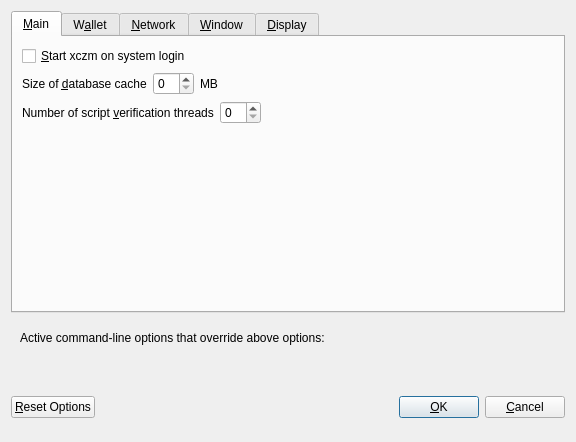
<?xml version="1.0" encoding="UTF-8"?>
<ui version="4.0">
 <class>OptionsDialog</class>
 <widget class="QDialog" name="OptionsDialog">
  <property name="geometry">
   <rect>
    <x>0</x>
    <y>0</y>
    <width>576</width>
    <height>442</height>
   </rect>
  </property>
  <property name="windowTitle">
   <string>Options</string>
  </property>
  <property name="modal">
   <bool>true</bool>
  </property>
  <layout class="QVBoxLayout" name="verticalLayout">
   <item>
    <widget class="QTabWidget" name="tabWidget">
     <property name="currentIndex">
      <number>0</number>
     </property>
     <widget class="QWidget" name="tabMain">
      <attribute name="title">
       <string>&amp;Main</string>
      </attribute>
      <layout class="QVBoxLayout" name="verticalLayout_Main">
       <item>
        <widget class="QCheckBox" name="bitcoinAtStartup">
         <property name="toolTip">
          <string>Automatically start xczm after logging in to the system.</string>
         </property>
         <property name="text">
          <string>&amp;Start xczm on system login</string>
         </property>
        </widget>
       </item>
       <item>
        <layout class="QHBoxLayout" name="horizontalLayout_2_Main">
         <item>
          <widget class="QLabel" name="databaseCacheLabel">
           <property name="text">
            <string>Size of &amp;database cache</string>
           </property>
           <property name="textFormat">
            <enum>Qt::PlainText</enum>
           </property>
           <property name="buddy">
            <cstring>databaseCache</cstring>
           </property>
          </widget>
         </item>
         <item>
          <widget class="QSpinBox" name="databaseCache"/>
         </item>
         <item>
          <widget class="QLabel" name="databaseCacheUnitLabel">
           <property name="text">
            <string>MB</string>
           </property>
           <property name="textFormat">
            <enum>Qt::PlainText</enum>
           </property>
          </widget>
         </item>
         <item>
          <spacer name="horizontalSpacer_2_Main">
           <property name="orientation">
            <enum>Qt::Horizontal</enum>
           </property>
           <property name="sizeHint" stdset="0">
            <size>
             <width>40</width>
             <height>20</height>
            </size>
           </property>
          </spacer>
         </item>
        </layout>
       </item>
       <item>
        <layout class="QHBoxLayout" name="horizontalLayout_3_Main">
         <item>
          <widget class="QLabel" name="threadsScriptVerifLabel">
           <property name="text">
            <string>Number of script &amp;verification threads</string>
           </property>
           <property name="textFormat">
            <enum>Qt::PlainText</enum>
           </property>
           <property name="buddy">
            <cstring>threadsScriptVerif</cstring>
           </property>
          </widget>
         </item>
         <item>
          <widget class="QSpinBox" name="threadsScriptVerif">
           <property name="toolTip">
            <string>(0 = auto, &lt;0 = leave that many cores free)</string>
           </property>
          </widget>
         </item>
         <item>
          <spacer name="horizontalSpacer_3_Main">
           <property name="orientation">
            <enum>Qt::Horizontal</enum>
           </property>
           <property name="sizeHint" stdset="0">
            <size>
             <width>40</width>
             <height>20</height>
            </size>
           </property>
          </spacer>
         </item>
        </layout>
       </item>
       <item>
        <spacer name="verticalSpacer_2">
         <property name="orientation">
          <enum>Qt::Vertical</enum>
         </property>
         <property name="sizeHint" stdset="0">
          <size>
           <width>20</width>
           <height>40</height>
          </size>
         </property>
        </spacer>
       </item>
      </layout>
     </widget>
     <widget class="QWidget" name="tabWallet">
      <attribute name="title">
       <string>W&amp;allet</string>
      </attribute>
      <layout class="QVBoxLayout" name="verticalLayout_Wallet">
       <item>
        <layout class="QHBoxLayout" name="horizontalLayout_2_Wallet">
         <item>
          <widget class="QLabel" name="labelStakeSplitThresholdText">
           <property name="text">
            <string>Stake split threshold:</string>
           </property>
          </widget>
         </item>
         <item>
          <widget class="QSpinBox" name="spinBoxStakeSplitThreshold">
           <property name="minimum">
            <number>1</number>
           </property>
           <property name="maximum">
            <number>999999</number>
           </property>
          </widget>
         </item>
        </layout>
       </item>
       <item>
        <widget class="QGroupBox" name="groupBox">
         <property name="title">
          <string>Expert</string>
         </property>
         <layout class="QVBoxLayout" name="verticalLayout_2">
          <item>
           <widget class="QCheckBox" name="coinControlFeatures">
            <property name="toolTip">
             <string>Whether to show coin control features or not.</string>
            </property>
            <property name="text">
             <string>Enable coin &amp;control features</string>
            </property>
           </widget>
          </item>
          <item>
           <widget class="QCheckBox" name="showMasternodesTab">
            <property name="toolTip">
             <string>Show additional tab listing all your masternodes in first sub-tab&lt;br/&gt;and all masternodes on the network in second sub-tab.</string>
            </property>
            <property name="text">
             <string>Show Masternodes Tab</string>
            </property>
           </widget>
          </item>
          <item>
           <widget class="QCheckBox" name="spendZeroConfChange">
            <property name="toolTip">
             <string>If you disable the spending of unconfirmed change, the change from a transaction&lt;br/&gt;cannot be used until that transaction has at least one confirmation.&lt;br/&gt;This also affects how your balance is computed.</string>
            </property>
            <property name="text">
             <string>&amp;Spend unconfirmed change</string>
            </property>
           </widget>
          </item>
         </layout>
        </widget>
       </item>
       <item>
        <spacer name="verticalSpacer_Wallet">
         <property name="orientation">
          <enum>Qt::Vertical</enum>
         </property>
         <property name="sizeHint" stdset="0">
          <size>
           <width>20</width>
           <height>40</height>
          </size>
         </property>
        </spacer>
       </item>
      </layout>
     </widget>
     <widget class="QWidget" name="tabNetwork">
      <attribute name="title">
       <string>&amp;Network</string>
      </attribute>
      <layout class="QVBoxLayout" name="verticalLayout_Network">
       <item>
        <widget class="QCheckBox" name="mapPortUpnp">
         <property name="toolTip">
          <string>Automatically open the xczm client port on the router. This only works when your router supports UPnP and it is enabled.</string>
         </property>
         <property name="text">
          <string>Map port using &amp;UPnP</string>
         </property>
        </widget>
       </item>
       <item>
        <widget class="QCheckBox" name="allowIncoming">
         <property name="toolTip">
          <string>Accept connections from outside</string>
         </property>
         <property name="text">
          <string>Allow incoming connections</string>
         </property>
        </widget>
       </item>
       <item>
        <widget class="QCheckBox" name="connectSocks">
         <property name="toolTip">
          <string>Connect to the xczm network through a SOCKS5 proxy.</string>
         </property>
         <property name="text">
          <string>&amp;Connect through SOCKS5 proxy (default proxy):</string>
         </property>
        </widget>
       </item>
       <item>
        <layout class="QHBoxLayout" name="horizontalLayout_1_Network">
         <item>
          <widget class="QLabel" name="proxyIpLabel">
           <property name="text">
            <string>Proxy &amp;IP:</string>
           </property>
           <property name="textFormat">
            <enum>Qt::PlainText</enum>
           </property>
           <property name="buddy">
            <cstring>proxyIp</cstring>
           </property>
          </widget>
         </item>
         <item>
          <widget class="QValidatedLineEdit" name="proxyIp">
           <property name="minimumSize">
            <size>
             <width>140</width>
             <height>0</height>
            </size>
           </property>
           <property name="maximumSize">
            <size>
             <width>140</width>
             <height>16777215</height>
            </size>
           </property>
           <property name="toolTip">
            <string>IP address of the proxy (e.g. IPv4: 127.0.0.1 / IPv6: ::1)</string>
           </property>
          </widget>
         </item>
         <item>
          <widget class="QLabel" name="proxyPortLabel">
           <property name="text">
            <string>&amp;Port:</string>
           </property>
           <property name="textFormat">
            <enum>Qt::PlainText</enum>
           </property>
           <property name="buddy">
            <cstring>proxyPort</cstring>
           </property>
          </widget>
         </item>
         <item>
          <widget class="QLineEdit" name="proxyPort">
           <property name="minimumSize">
            <size>
             <width>55</width>
             <height>0</height>
            </size>
           </property>
           <property name="maximumSize">
            <size>
             <width>55</width>
             <height>16777215</height>
            </size>
           </property>
           <property name="toolTip">
            <string>Port of the proxy (e.g. 9050)</string>
           </property>
          </widget>
         </item>
         <item>
          <spacer name="horizontalSpacer_1_Network">
           <property name="orientation">
            <enum>Qt::Horizontal</enum>
           </property>
           <property name="sizeHint" stdset="0">
            <size>
             <width>40</width>
             <height>20</height>
            </size>
           </property>
          </spacer>
         </item>
        </layout>
       </item>
       <item>
        <spacer name="verticalSpacer_Network">
         <property name="orientation">
          <enum>Qt::Vertical</enum>
         </property>
         <property name="sizeHint" stdset="0">
          <size>
           <width>20</width>
           <height>40</height>
          </size>
         </property>
        </spacer>
       </item>
      </layout>
     </widget>
     <widget class="QWidget" name="tabWindow">
      <attribute name="title">
       <string>&amp;Window</string>
      </attribute>
      <layout class="QVBoxLayout" name="verticalLayout_Window">
       <item>
        <widget class="QCheckBox" name="minimizeToTray">
         <property name="toolTip">
          <string>Show only a tray icon after minimizing the window.</string>
         </property>
         <property name="text">
          <string>&amp;Minimize to the tray instead of the taskbar</string>
         </property>
        </widget>
       </item>
       <item>
        <widget class="QCheckBox" name="minimizeOnClose">
         <property name="toolTip">
          <string>Minimize instead of exit the application when the window is closed. When this option is enabled, the application will be closed only after selecting Quit in the menu.</string>
         </property>
         <property name="text">
          <string>M&amp;inimize on close</string>
         </property>
        </widget>
       </item>
       <item>
        <spacer name="verticalSpacer_Window">
         <property name="orientation">
          <enum>Qt::Vertical</enum>
         </property>
         <property name="sizeHint" stdset="0">
          <size>
           <width>20</width>
           <height>40</height>
          </size>
         </property>
        </spacer>
       </item>
      </layout>
     </widget>
     <widget class="QWidget" name="tabDisplay">
      <attribute name="title">
       <string>&amp;Display</string>
      </attribute>
      <layout class="QVBoxLayout" name="verticalLayout_Display">
       <item>
        <layout class="QHBoxLayout" name="horizontalLayout_1_Display">
         <item>
          <widget class="QLabel" name="langLabel">
           <property name="text">
            <string>User Interface &amp;language:</string>
           </property>
           <property name="textFormat">
            <enum>Qt::PlainText</enum>
           </property>
           <property name="buddy">
            <cstring>lang</cstring>
           </property>
          </widget>
         </item>
         <item>
          <widget class="QValueComboBox" name="lang">
           <property name="toolTip">
            <string>The user interface language can be set here. This setting will take effect after restarting xczm.</string>
           </property>
          </widget>
         </item>
        </layout>
       </item>
       <item>
        <widget class="QLabel" name="label_3">
         <property name="toolTip">
          <string notr="true"/>
         </property>
         <property name="statusTip">
          <string notr="true"/>
         </property>
         <property name="whatsThis">
          <string notr="true"/>
         </property>
         <property name="accessibleName">
          <string notr="true"/>
         </property>
         <property name="text">
          <string>Language missing or translation incomplete? Help contributing translations here:
https://discord.com/invite/AZutNFRKYy</string>
         </property>
         <property name="wordWrap">
          <bool>true</bool>
         </property>
         <property name="openExternalLinks">
          <bool>true</bool>
         </property>
         <property name="textInteractionFlags">
          <set>Qt::TextBrowserInteraction</set>
         </property>
        </widget>
       </item>
       <item>
        <layout class="QHBoxLayout" name="horizontalLayout_2_Display" stretch="0,0">
         <item>
          <widget class="QLabel" name="themeLabel">
           <property name="text">
            <string>User Interface Theme:</string>
           </property>
          </widget>
         </item>
         <item>
          <widget class="QValueComboBox" name="theme"/>
         </item>
        </layout>
       </item>
       <item>
        <widget class="QWidget" name="verticalDisplayWidget" native="true">
         <layout class="QVBoxLayout" name="verticalDisplayLayout">
          <property name="margin">
           <number>0</number>
          </property>
          <item>
           <widget class="Line" name="line">
            <property name="orientation">
             <enum>Qt::Horizontal</enum>
            </property>
           </widget>
          </item>
          <item>
           <layout class="QHBoxLayout" name="horizontalLayout_3_Display">
            <item>
             <widget class="QLabel" name="unitLabel">
              <property name="text">
               <string>Unit to show amounts in:</string>
              </property>
              <property name="textFormat">
               <enum>Qt::PlainText</enum>
              </property>
             </widget>
            </item>
            <item>
             <widget class="QValueComboBox" name="unit">
              <property name="toolTip">
               <string>Choose the default subdivision unit to show in the interface and when sending coins.</string>
              </property>
             </widget>
            </item>
           </layout>
          </item>
          <item>
           <layout class="QHBoxLayout" name="horizontalLayout_4_Display">
            <item>
             <widget class="QLabel" name="digitsLabel">
              <property name="text">
               <string>Decimal digits</string>
              </property>
             </widget>
            </item>
            <item>
             <widget class="QValueComboBox" name="digits"/>
            </item>
           </layout>
          </item>
          <item>
           <layout class="QHBoxLayout" name="horizontalLayout_5_Display">
            <item>
             <widget class="QCheckBox" name="checkBoxHideZeroBalances">
              <property name="toolTip">
               <string>Hide empty balances</string>
              </property>
              <property name="layoutDirection">
               <enum>Qt::LeftToRight</enum>
              </property>
              <property name="text">
               <string>Hide empty balances</string>
              </property>
             </widget>
            </item>
            <item>
             <widget class="QCheckBox" name="checkBoxHideOrphans">
              <property name="toolTip">
               <string>Hide orphan stakes in transaction lists</string>
              </property>
              <property name="text">
               <string>Hide orphan stakes</string>
              </property>
             </widget>
            </item>
            <item>
             <spacer name="horizontalSpacer">
              <property name="orientation">
               <enum>Qt::Horizontal</enum>
              </property>
              <property name="sizeHint" stdset="0">
               <size>
                <width>40</width>
                <height>20</height>
               </size>
              </property>
             </spacer>
            </item>
           </layout>
          </item>
          <item>
           <layout class="QHBoxLayout" name="horizontalLayout_6_Display">
            <item>
             <widget class="QLabel" name="thirdPartyTxUrlsLabel">
              <property name="toolTip">
               <string>Third party URLs (e.g. a block explorer) that appear in the transactions tab as context menu items. %s in the URL is replaced by transaction hash. Multiple URLs are separated by vertical bar |.</string>
              </property>
              <property name="text">
               <string>Third party transaction URLs</string>
              </property>
             </widget>
            </item>
            <item>
             <widget class="QLineEdit" name="thirdPartyTxUrls">
              <property name="toolTip">
               <string>Third party URLs (e.g. a block explorer) that appear in the transactions tab as context menu items. %s in the URL is replaced by transaction hash. Multiple URLs are separated by vertical bar |.</string>
              </property>
             </widget>
            </item>
           </layout>
          </item>
         </layout>
        </widget>
       </item>
       <item>
        <spacer name="verticalSpacer">
         <property name="orientation">
          <enum>Qt::Vertical</enum>
         </property>
         <property name="sizeHint" stdset="0">
          <size>
           <width>20</width>
           <height>40</height>
          </size>
         </property>
        </spacer>
       </item>
      </layout>
     </widget>
    </widget>
   </item>
   <item>
    <widget class="QFrame" name="frame">
     <layout class="QVBoxLayout" name="verticalLayout_Bottom">
      <item>
       <layout class="QHBoxLayout" name="horizontalLayout_Bottom">
        <item>
         <widget class="QLabel" name="overriddenByCommandLineInfoLabel">
          <property name="text">
           <string>Active command-line options that override above options:</string>
          </property>
          <property name="textFormat">
           <enum>Qt::PlainText</enum>
          </property>
         </widget>
        </item>
        <item>
         <spacer name="horizontalSpacer_Bottom">
          <property name="orientation">
           <enum>Qt::Horizontal</enum>
          </property>
          <property name="sizeHint" stdset="0">
           <size>
            <width>40</width>
            <height>20</height>
           </size>
          </property>
         </spacer>
        </item>
       </layout>
      </item>
      <item>
       <widget class="QLabel" name="overriddenByCommandLineLabel">
        <property name="text">
         <string/>
        </property>
        <property name="textFormat">
         <enum>Qt::PlainText</enum>
        </property>
        <property name="wordWrap">
         <bool>true</bool>
        </property>
       </widget>
      </item>
     </layout>
    </widget>
   </item>
   <item>
    <layout class="QHBoxLayout" name="horizontalLayout_Buttons">
     <item>
      <widget class="QPushButton" name="resetButton">
       <property name="toolTip">
        <string>Reset all client options to default.</string>
       </property>
       <property name="text">
        <string>&amp;Reset Options</string>
       </property>
       <property name="autoDefault">
        <bool>false</bool>
       </property>
      </widget>
     </item>
     <item>
      <spacer name="horizontalSpacer_1">
       <property name="orientation">
        <enum>Qt::Horizontal</enum>
       </property>
       <property name="sizeHint" stdset="0">
        <size>
         <width>40</width>
         <height>48</height>
        </size>
       </property>
      </spacer>
     </item>
     <item>
      <widget class="QLabel" name="statusLabel">
       <property name="minimumSize">
        <size>
         <width>200</width>
         <height>0</height>
        </size>
       </property>
       <property name="font">
        <font>
         <weight>75</weight>
         <bold>true</bold>
        </font>
       </property>
       <property name="text">
        <string/>
       </property>
       <property name="textFormat">
        <enum>Qt::PlainText</enum>
       </property>
       <property name="wordWrap">
        <bool>true</bool>
       </property>
      </widget>
     </item>
     <item>
      <spacer name="horizontalSpacer_2">
       <property name="orientation">
        <enum>Qt::Horizontal</enum>
       </property>
       <property name="sizeHint" stdset="0">
        <size>
         <width>40</width>
         <height>48</height>
        </size>
       </property>
      </spacer>
     </item>
     <item>
      <widget class="QPushButton" name="okButton">
       <property name="text">
        <string>&amp;OK</string>
       </property>
       <property name="autoDefault">
        <bool>false</bool>
       </property>
       <property name="default">
        <bool>true</bool>
       </property>
      </widget>
     </item>
     <item>
      <widget class="QPushButton" name="cancelButton">
       <property name="text">
        <string>&amp;Cancel</string>
       </property>
       <property name="autoDefault">
        <bool>false</bool>
       </property>
      </widget>
     </item>
    </layout>
   </item>
  </layout>
 </widget>
 <customwidgets>
  <customwidget>
   <class>QValidatedLineEdit</class>
   <extends>QLineEdit</extends>
   <header>qvalidatedlineedit.h</header>
  </customwidget>
  <customwidget>
   <class>QValueComboBox</class>
   <extends>QComboBox</extends>
   <header>qvaluecombobox.h</header>
  </customwidget>
 </customwidgets>
 <resources/>
 <connections/>
</ui>
